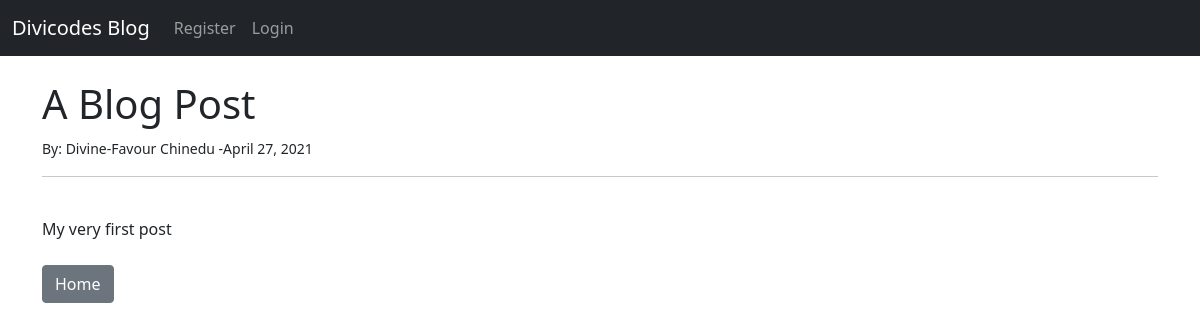
The app's page /blog_details/1 with its own data.
### blog/models.py (models this page shows, shortened)
class Post(models.Model):
    title = models.CharField(max_length=200)
    author = models.ForeignKey(User, on_delete=models.CASCADE)
    title_tag = models.CharField(max_length=200)
    body = models.TextField()
    post_date = models.DateField(auto_now_add=True)

### blog/views.py (the view)
# urls.py: path('blog_details/<int:pk>', BlogDetailView.as_view(), name='blogdetails'),
class BlogDetailView(DetailView):
    model = Post
    template_name = 'blog_details.html'

### blog/templates/blog_details.html (shortened to what this page needs)
{% extends 'base.html' %}
{% block content %}
<h1> {{ post.title }}</h1>
<small>By: {{ post.author.first_name }} {{ post.author.last_name }} -{{ post.post_date }}
</small><br>
<hr>
<br>
{{ post.body }}
<br><br>
<a href="{% url 'home' %}" class="btn btn-secondary">Home</a>
{% endblock %}

### records on screen
Post: title "A Blog Post", author.first_name "Divine-Favour", author.last_name "Chinedu", post_date "April 27, 2021", body "My very first post"
